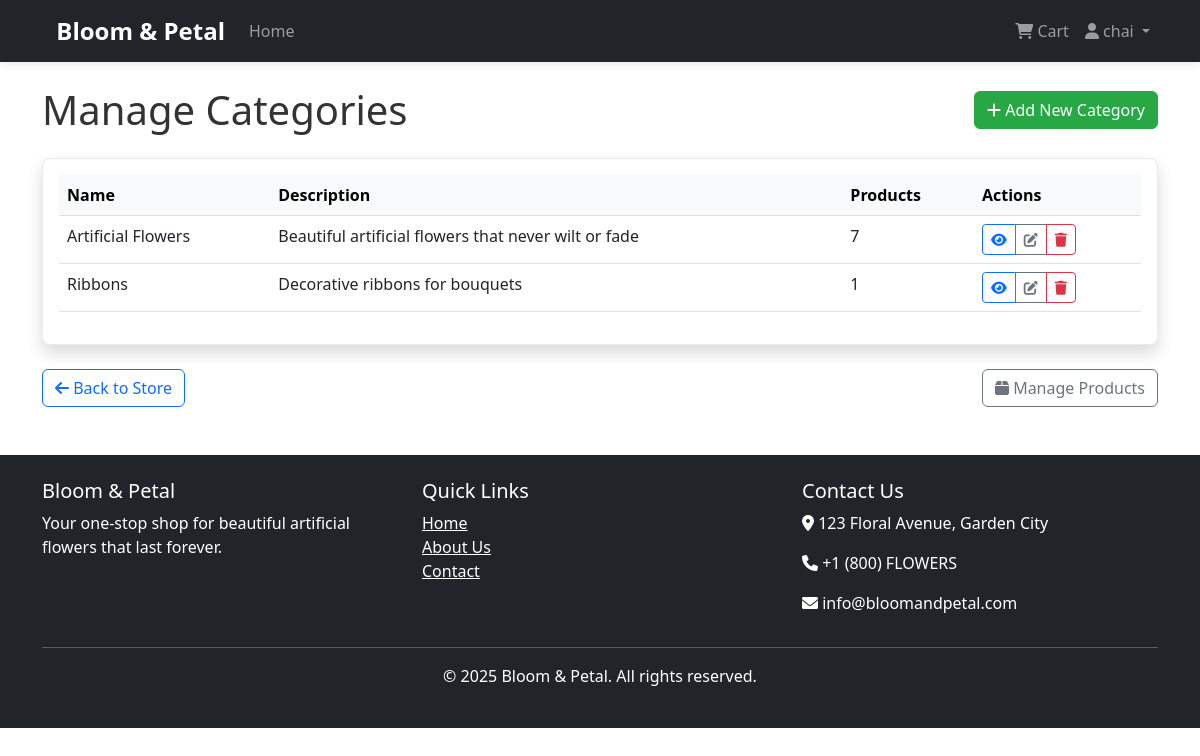
The app's page /categories/manage/ (signed in) with its own data.
### store/models.py (models this page shows, shortened)
class Category(models.Model):
    name = models.CharField(max_length=100)
    description = models.TextField(blank=True)
    class Meta:
        verbose_name_plural = 'Categories'

### store/views.py (the view)
# urls.py: path('categories/manage/', views.manage_categories, name='manage_categories'),
@staff_member_required
def manage_categories(request):
    categories = Category.objects.all().order_by('name')
    return render(request, 'store/manage_categories.html', {
        'categories': categories
    })

### store/templates/store/manage_categories.html (shortened to what this page needs)
{% extends 'store/base.html' %}
{% load static %}
{% block content %}
<div class="d-flex justify-content-between align-items-center mb-4">
    <h1 class="mb-0">Manage Categories</h1>
    <a href="{% url 'add_category' %}" class="btn btn-success">
        <i class="fas fa-plus"></i> Add New Category
    </a>
</div>
<div class="card shadow">
    <div class="card-body">
        <div class="table-responsive">
            <table class="table table-hover">
                <thead class="table-light">
                    <tr>
                        <th>Name</th>
                        <th>Description</th>
                        <th>Products</th>
                        <th>Actions</th>
                    </tr>
                </thead>
                <tbody>
                    {% for category in categories %}
                    <tr>
                        <td>{{ category.name }}</td>
                        <td>{{ category.description|truncatechars:100 }}</td>
                        <td>{{ category.products.count }}</td>
                        <td>
                            <div class="btn-group btn-group-sm">
                                <a href="{% url 'category_products' category.id %}" class="btn btn-outline-primary" title="View Products">
                                    <i class="fas fa-eye"></i>
                                </a>
                                <a href="{% url 'edit_category' category.id %}" class="btn btn-outline-secondary" title="Edit">
                                    <i class="fas fa-edit"></i>
                                </a>
                                <a href="{% url 'delete_category' category.id %}" class="btn btn-outline-danger" title="Delete">
                                    <i class="fas fa-trash"></i>
                                </a>
                            </div>
                        </td>
                    </tr>
                    {% endfor %}
                </tbody>
            </table>
        </div>
    </div>
</div>
<div class="mt-4 d-flex justify-content-between">
    <a href="{% url 'home' %}" class="btn btn-outline-primary">
        <i class="fas fa-arrow-left"></i> Back to Store
    </a>
    <a href="{% url 'manage_products' %}" class="btn btn-outline-secondary">
        <i class="fas fa-box"></i> Manage Products
    </a>
</div>
{% endblock %}

### store/templates/store/base.html (shortened to what this page needs)
<!DOCTYPE html>
<html lang="en">
<head>
    <link href="https://cdn.jsdelivr.net/npm/bootstrap@5.3.0/dist/css/bootstrap.min.css" rel="stylesheet">
    <link rel="stylesheet" href="https://cdnjs.cloudflare.com/ajax/libs/font-awesome/6.0.0/css/all.min.css">
    {% load static %}
    <link rel="stylesheet" href="{% static 'css/main.css' %}">
</head>
<body>
    <nav class="navbar navbar-expand-lg navbar-dark bg-dark">
        <div class="container">
            <a class="navbar-brand" href="{% url 'home' %}">
                 Bloom & Petal
            </a>
            <div class="collapse navbar-collapse" id="navbarNav">
                <ul class="navbar-nav me-auto">
                    <li class="nav-item">
                        <a class="nav-link" href="{% url 'home' %}">Home</a>
                    </li>
                </ul>
                <ul class="navbar-nav">
                    <li class="nav-item">
                        <a class="nav-link" href="{% url 'view_cart' %}">
                            <i class="fas fa-shopping-cart"></i> Cart
                        </a>
                    </li>
                    {% if user.is_authenticated %}
                        <li class="nav-item dropdown">
                            <a class="nav-link dropdown-toggle" href="#" id="navbarDropdown" role="button" data-bs-toggle="dropdown">
                                <i class="fas fa-user"></i> {{ user.username }}
                            </a>
                        </li>
                    {% endif %}
                </ul>
            </div>
        </div>
    </nav>
    <div class="container mt-4">
        {% block content %}{% endblock %}
    </div>
    <footer class="bg-dark text-white mt-5 py-4">
        <div class="container">
            <div class="row">
                <div class="col-md-4">
                    <h5>Bloom & Petal</h5>
                    <p>Your one-stop shop for beautiful artificial flowers that last forever.</p>
                </div>
                <div class="col-md-4">
                    <h5>Quick Links</h5>
                    <ul class="list-unstyled">
                        <li><a href="{% url 'home' %}" class="text-white">Home</a></li>
                        <li><a href="#" class="text-white">About Us</a></li>
                        <li><a href="#" class="text-white">Contact</a></li>
                    </ul>
                </div>
                <div class="col-md-4">
                    <h5>Contact Us</h5>
                    <address>
                        <p><i class="fas fa-map-marker-alt"></i> 123 Floral Avenue, Garden City</p>
                        <p><i class="fas fa-phone"></i> +1 (800) FLOWERS</p>
                        <p><i class="fas fa-envelope"></i> info@bloomandpetal.com</p>
                    </address>
                </div>
            </div>
            <hr>
            <div class="text-center">
                <p>&copy; {% now "Y" %} Bloom & Petal. All rights reserved.</p>
            </div>
        </div>
    </footer>
</body>
</html>

### static/css/main.css (style rules this page uses)
body { font-family: 'Segoe UI', Tahoma, Geneva, Verdana, sans-serif; color: #333; }
.card { transition: transform 0.3s, box-shadow 0.3s; border-radius: 8px; overflow: hidden; border: 1px solid rgba(0, 0, 0, 0.08); }
.navbar { box-shadow: 0 2px 10px rgba(0, 0, 0, 0.1); }
.navbar-brand { font-weight: bold; font-size: 1.5rem; }
footer { margin-top: 3rem; }
.btn-success { background-color: #28a745; border-color: #28a745; }

### records on screen
Category: name "Artificial Flowers", description "Beautiful artificial flowers that never wilt or fade", products.count "7"
Category: name "Ribbons", description "Decorative ribbons for bouquets", products.count "1"

### other values on screen
{{ user.username }} "chai"
